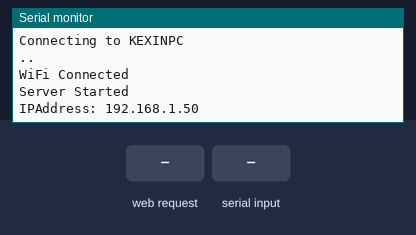
A sketch run on a simulated ESP8266 (NodeMCU). On the bench: the last lines printed to the serial monitor. Inputs (shaded band) come from the test bench. WiFi joins after 1.5 s; servers stay silent unless stated.

Above: at 8.3 s.
8.4 s: HTTP request GET /getData received
At 9.9 s:
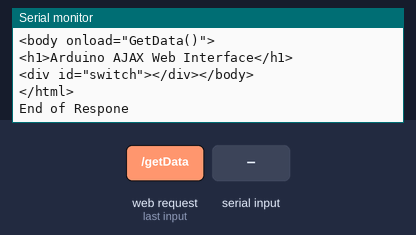
10.9 s: "getData" received over Serial
At 12.1 s:
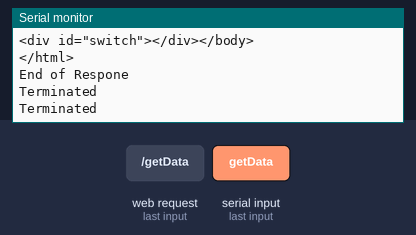

Measured:
- after the input at 8.4 s, the serial monitor: prints a new line at once (image 1)
- after the input at 10.9 s, the serial monitor: prints a new line at once (image 2)

The sketch:

WebInterface_V1.ino
```cpp
#include <ESP8266WiFi.h>

WiFiServer server(80);

IPAddress myIP;

const char ssid[] = "KEXINPC", pass[] = "19101109";
bool rmem;

int count = 0;

typedef enum {NA, Latch, Momentary} Type;

int vari[32], minV[32], maxV[32];
Type type[32];

//////////
void setup() {
  WiFi.disconnect();
  Serial.begin(115200);
  while (!Serial) delay(1);
  delay(5000);
  begin();
  createSwitch(0, 0, 2, Latch);
  WiFi.mode(WIFI_STA);
  Serial.println("\nConnecting to " + String(ssid));
  WiFi.begin(ssid, pass);
  int newMillis = millis();
  while (WiFi.status() != WL_CONNECTED) {
    if ((Serial.available() && Serial.read() == 0x74) || millis() - newMillis > 10000){
      newMillis = millis();
      WiFi.disconnect();
      delay(500);
      WiFi.begin(ssid, pass);
    }
    Serial.print((char)0x2E);
    delay(1000);
  }
  Serial.println("\nWiFi Connected");
  server.begin();
  Serial.println("Server Started\nIPAddress: " + WiFi.localIP().toString());
  delay(100);
}

void loop() {
  if (Serial.available()) {
    if (Serial.read() == 0x74) {
      Serial.println("Terminated");
      server.close();
      WiFi.disconnect();
    }
    else if (Serial.read() == 0x73) {
      WiFi.mode(WIFI_STA);
      Serial.println("\nConnecting to " + String(ssid));
      WiFi.begin(ssid, pass);
      while (WiFi.status() != WL_CONNECTED) {
        Serial.print((char)0x2E);
        delay(1000);
      }
      Serial.println("\nWiFi Connected");
      server.begin();
      Serial.println("Server Started\nIPAddress: " + WiFi.localIP().toString());
      delay(100);
    }
  }
  wifiServer(server.available());
}

void wifiServer(WiFiClient client) {
  if (client) {
    Serial.println("\n["+ String(millis()) + "][New Client]");
    int newMillis = millis() + 2000;
    while (!client.available() && newMillis > millis()) delay(1);
    String request = client.readString();
    Serial.println("Request: \n\n" + request + "\n\nEnd of Request\n");
    client.println(process(request));
  }
}
```

GenerateInterface.ino
```cpp
void begin() {
  for (int VP = 0; VP < 32; VP++) {
    minV[VP] = 0;
    maxV[VP] = 0;
    type[VP] = NA;
  }
}

int createSwitch(int VP, int miniV, int maxiV, Type mode) {
  if (0 > VP > 32) return -1;
  minV[VP] = miniV;
  maxV[VP] = maxiV;
  type[VP] = mode;
}

String generateScript() {
  String str;
  String var = "0";
  for(int i = 1; i < 32; i++) var += ",0";
  str += "var vari = ["+ var +"];\n";
  var = String(maxV[0]);
  for(int i = 1; i < 32; i++) var += "," + String(maxV[i]);
  str += "var maxV = ["+ var +"];\n";
  var = String(minV[0]);
  for(int i = 1; i < 32; i++) var += "," + String(minV[i]);
  str += "var minV = ["+ var +"];\n";
  str += "function Switch(num){\n";
  str += "if (vari[num] == minV[num]) vari[num] = maxV[num];\n";
  str += "else if(vari[num] == maxV[num]) vari[num] = minV[num];\n";
  str += "console.log(\"num = \" + vari[num].toString())";
  str += "}\n";
  str += "function generate(){\n";
  str += "var data = \"\";\n";
  str += "for(var x in vari)\n";
  str += "data +=  \",\" + vari[x].toString();\n";
  str += "console.log(\"Data: \" + data );\n";
  str += "return data + \"\\n\";\n";
  str += "}\n";
  return str;
}

String generateHTML() {
  String str;
  str += "<p>[" + String(millis()) + "] Number: " + String(count++) + "</p>\n";
  str += "<button onclick=\"Switch(0)\" >OFF</button>\n";
  return str;
}
```

process.ino
```cpp
String process(String request) {
  String html = "HTTP/1.1 200 OK\r\nContent-Type: text/html\r\nConnection: keep-alive\r\n\r\n<!DOCTYPE html>\n<html>\n";
  //String req = request.substring(0, request.indexOf('\n'));

  if (request.indexOf("GET") > -1) {
    // HTTP request for web page
    // send web page - contains JavaScript with AJAX calls
    html += "<head>\n";
    html += "<title>Arduino Web Interface</title>\n";
    html += "<script>\n";
    html += generateScript();
    html += "function GetData() {\n";
    html += "var request = new XMLHttpRequest();\n";
    html += "request.onreadystatechange = function() {\n";
    html += "if (this.readyState == 4 && this.status == 200) {\n";
    html += "if (this.responseText != null) {\n";
    html += "document.getElementById(\"switch\").innerHTML = this.responseText;\n";
    html += "}}}\n";
    html += "request.open(\"POST\", \"variable\" , true);\n";
    html += "request.send(generate());\n";
    html += "setTimeout('GetData()', 500);\n";
    html += "}\n";
    html += "</script>\n";
    html += "</head>\n";
    html += "<body onload=\"GetData()\">\n";
    html += "<h1>Arduino AJAX Web Interface</h1>\n";
    html += "<div id=\"switch\"></div>";
    html += "</body>\n";
    html += "</html>\n";
  }
  else if (request.indexOf("POST") > -1) {
    if (request.indexOf("getData")) {
      html += generateHTML();
    }
  }
  Serial.println("\nRespone:\n\n" + html + "End of Respone\n");
  return html;
}

void data(String str){
  int index[32];
  for(int i = 0; i < 32; i++){
    if(i == 0) index[i] = str.indexOf(",");
    else index[i] = str.indexOf(",", index[i - 1]);
  }
}
```
